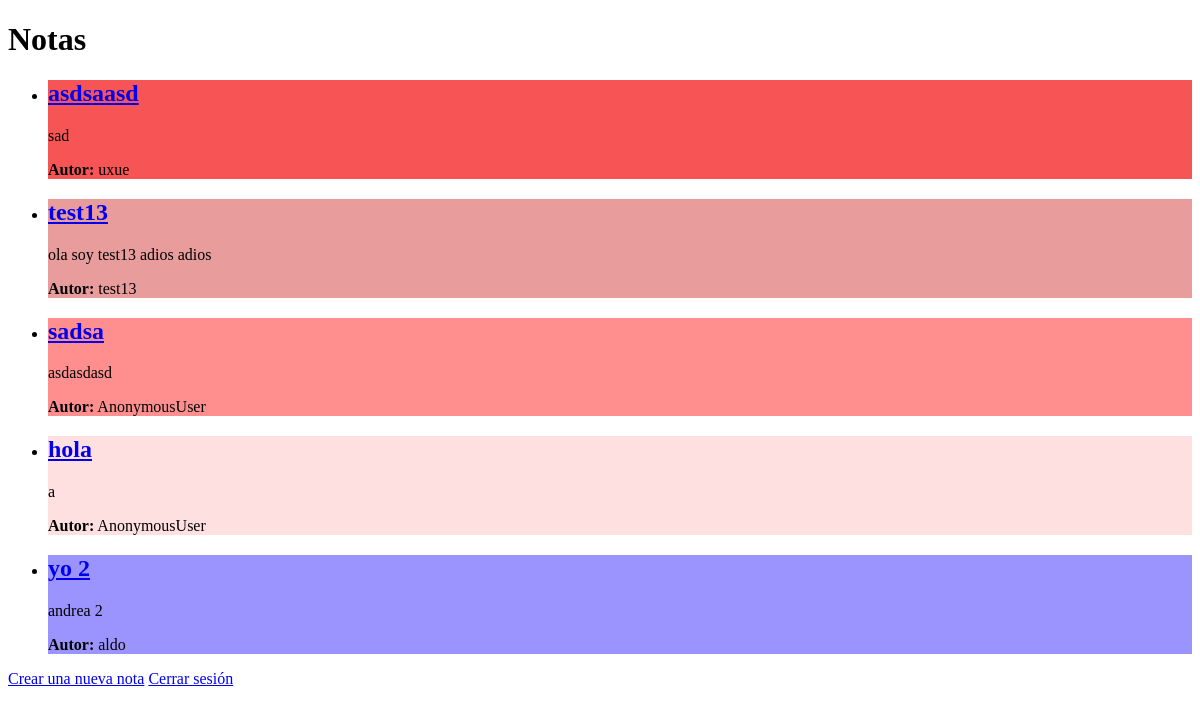
Before: /notas/ (signed in) with the older database file.
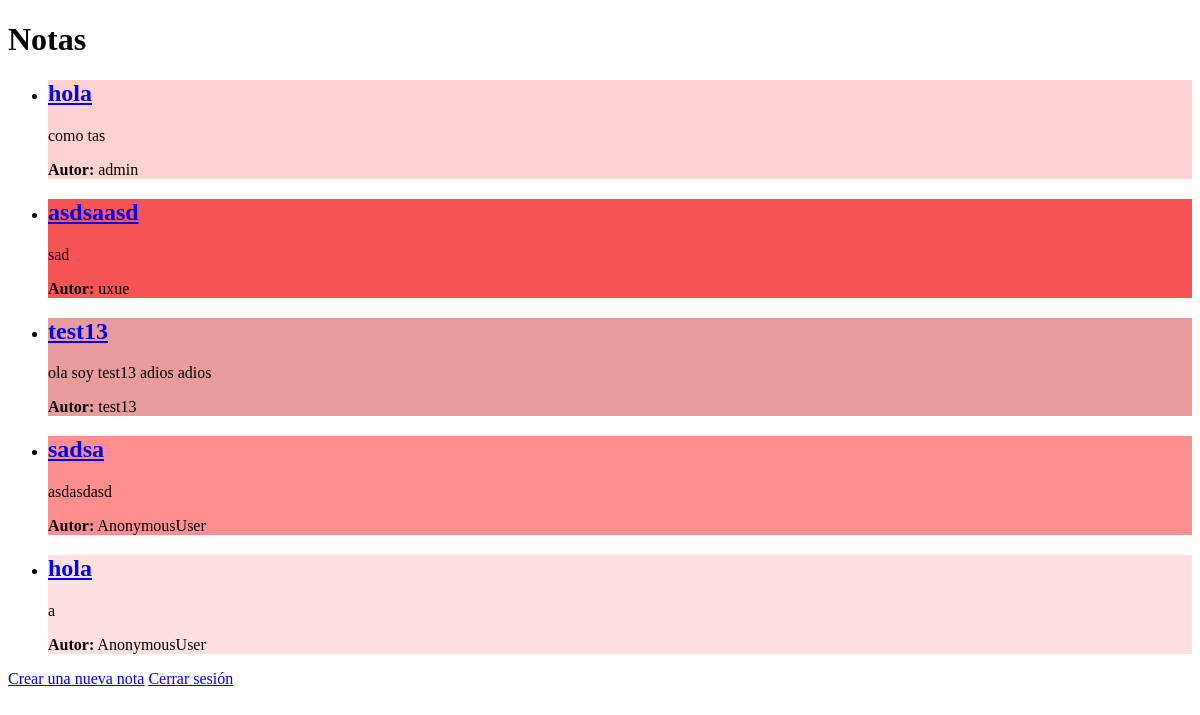
After: the same page with the newer database file.
### notas/models.py (models this page shows, shortened)
class Nota(models.Model):
    titulo = models.CharField(max_length=200)
    contenido = models.TextField()
    color = models.CharField(max_length=20)
    autor = models.CharField(max_length=100 )
    fecha_modificacion = models.DateTimeField('fecha de modificación')
    columna = models.ForeignKey(Columna, on_delete = models.CASCADE)

### notas/views.py (the view)
# urls.py: path("", views.index, name="index"),
def index(request):
    notas_recientes = Nota.objects.order_by("-fecha_modificacion")[:5]
    template = loader.get_template("notas/index.html")
    contexto = {
        "notas_recientes": notas_recientes,
    }
    return HttpResponse(template.render(contexto, request))

### notas/templates/notas/index.html (shortened to what this page needs)
<!DOCTYPE html>
<html>
<head>
</head>
<body>
    <h1>Notas</h1>
    {% if user.is_authenticated %}
        {% if notas_recientes %}
            <ul>
            {% for notas in notas_recientes %}
                <li>
                    <div style="background-color: {{ notas.color }}">
                        <h2><a href="/notas/{{ notas.id }}/">{{ notas.titulo }}</a></h2>
                        <p>{{ notas.contenido }}</p>
                        <p><strong>Autor:</strong> {{ notas.autor }}</p>
                    </div>
                </li>
            {% endfor %}
            </ul>
        {% else %}
            <p>No hay notas disponibles.</p>
    {% endif %}
        <a href="/notas/crear/">Crear una nueva nota</a>
        <a href="/logout/">Cerrar sesión</a>
    {% else %}
        <a href="/login/">Iniciar sesión</a>
    {% endif %}
</body>
</html>

Changed rows visible on the page:
no longer on this page (row unchanged): Nota: titulo "yo 2", contenido "andrea 2", autor "aldo"
added Nota: titulo "hola", contenido "como tas", autor "admin"
